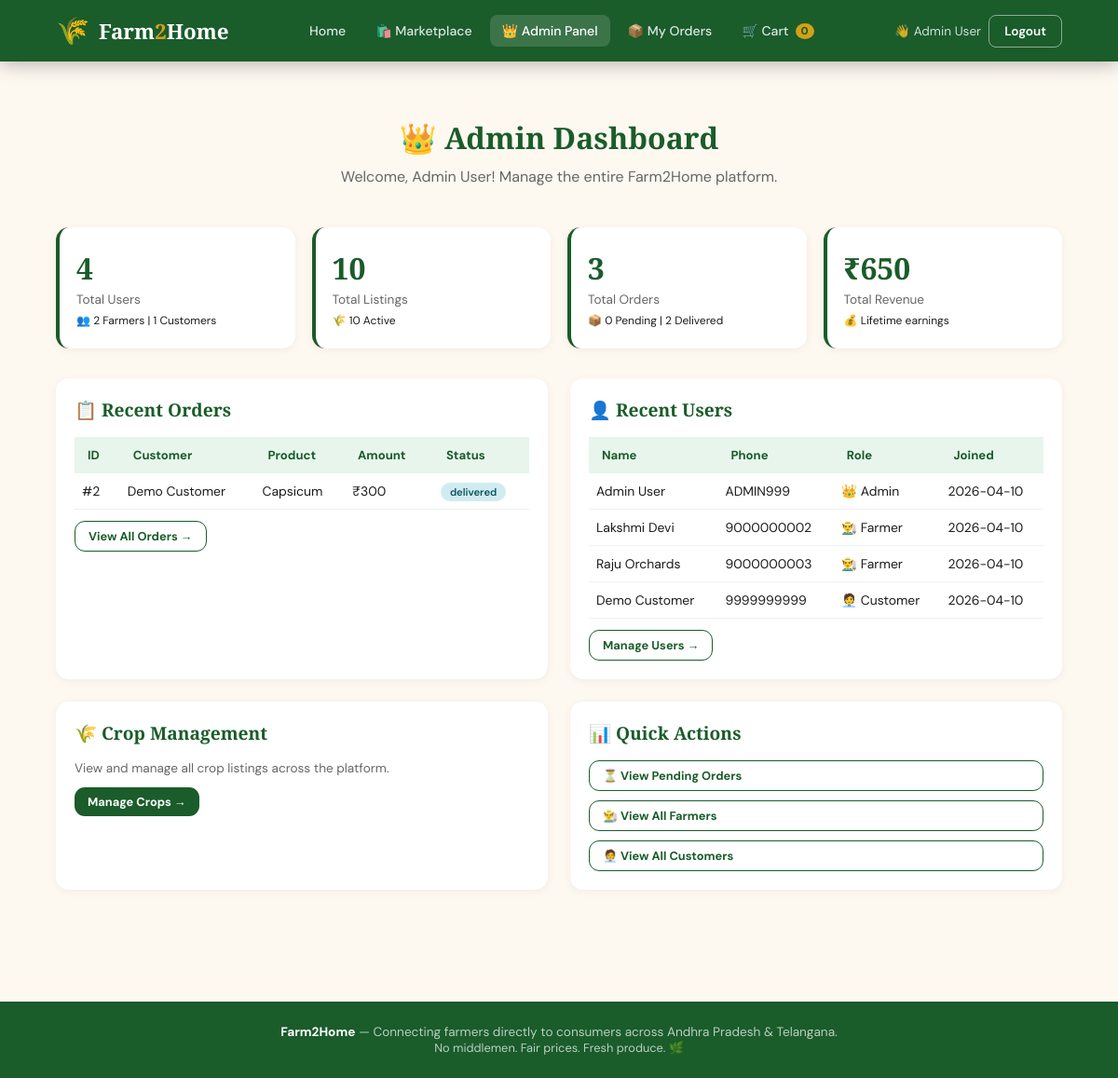
The page /admin/dashboard (signed in) on the database its author committed.
### tables this page shows
CREATE TABLE users (
        id INTEGER PRIMARY KEY AUTOINCREMENT,
        name TEXT NOT NULL,
        phone TEXT UNIQUE NOT NULL,
        password TEXT NOT NULL,
        role TEXT NOT NULL DEFAULT 'customer',
        location TEXT,
        district TEXT,
        language TEXT DEFAULT 'English',
        bank_account TEXT,
        ifsc TEXT,
        created_at TEXT DEFAULT CURRENT_TIMESTAMP
    );

CREATE TABLE orders (
        id INTEGER PRIMARY KEY AUTOINCREMENT,
        customer_id INTEGER NOT NULL,
        farmer_id INTEGER NOT NULL,
        crop_id INTEGER NOT NULL,
        quantity REAL NOT NULL,
        total_price REAL NOT NULL,
        status TEXT DEFAULT 'pending',
        delivery_address TEXT,
        created_at TEXT DEFAULT CURRENT_TIMESTAMP,
        FOREIGN KEY (customer_id) REFERENCES users(id),
        FOREIGN KEY (farmer_id) REFERENCES users(id),
        FOREIGN KEY (crop_id) REFERENCES crops(id)
    );

CREATE TABLE crops (
        id INTEGER PRIMARY KEY AUTOINCREMENT,
        farmer_id INTEGER NOT NULL,
        name TEXT NOT NULL,
        category TEXT NOT NULL,
        quantity REAL NOT NULL,
        price REAL NOT NULL,
        unit TEXT DEFAULT 'kg',
        harvest_date TEXT,
        location TEXT,
        description TEXT,
        is_organic INTEGER DEFAULT 0,
        min_order REAL DEFAULT 1,
        status TEXT DEFAULT 'active',
        emoji TEXT DEFAULT '🌾',
        created_at TEXT DEFAULT CURRENT_TIMESTAMP,
        FOREIGN KEY (farmer_id) REFERENCES users(id)
    );

### app.py (the view)
@app.route('/admin/dashboard')
@admin_required
def admin_dashboard():
    conn = get_db()
    stats = {
        'total_users': conn.execute("SELECT COUNT(*) FROM users").fetchone()[0],
        'total_farmers': conn.execute("SELECT COUNT(*) FROM users WHERE role='farmer'").fetchone()[0],
        'total_customers': conn.execute("SELECT COUNT(*) FROM users WHERE role='customer'").fetchone()[0],
        'total_crops': conn.execute("SELECT COUNT(*) FROM crops").fetchone()[0],
        'active_crops': conn.execute("SELECT COUNT(*) FROM crops WHERE status='active'").fetchone()[0],
        'total_orders': conn.execute("SELECT COUNT(*) FROM orders").fetchone()[0],
        'pending_orders': conn.execute("SELECT COUNT(*) FROM orders WHERE status='pending'").fetchone()[0],
        'delivered_orders': conn.execute("SELECT COUNT(*) FROM orders WHERE status='delivered'").fetchone()[0],
        'total_revenue': conn.execute("SELECT SUM(total_price) FROM orders WHERE status='delivered'").fetchone()[0] or 0,
    }
    recent_users = conn.execute("SELECT * FROM users ORDER BY created_at DESC LIMIT 10").fetchall()
    recent_orders = conn.execute("""
        SELECT o.*, c.name as crop_name, u.name as customer_name, f.name as farmer_name
        FROM orders o
        JOIN crops c ON o.crop_id = c.id
        JOIN users u ON o.customer_id = u.id
        JOIN users f ON o.farmer_id = f.id
        ORDER BY o.created_at DESC LIMIT 10
    """).fetchall()
    conn.close()
    return render_template('admin_dashboard.html', stats=stats, recent_users=recent_users, recent_orders=recent_orders)

### app.py (called while the page is built)
def get_db():
    conn = sqlite3.connect(DB_PATH)
    conn.row_factory = sqlite3.Row
    return conn

def admin_required(f):
    @wraps(f)
    def decorated(*args, **kwargs):
        if 'user_id' not in session:
            return redirect(url_for('login'))
        if session.get('role') != 'admin':
            flash('Access denied. Admin privileges required.', 'danger')
            return redirect(url_for('index'))
        return f(*args, **kwargs)
    return decorated

### templates/admin_dashboard.html (shortened to what this page needs)
{% extends 'base.html' %}
{% block content %}
<section class="section">
  <div class="section-header">
    <h2>👑 Admin Dashboard</h2>
    <p>Welcome, {{ session.name }}! Manage the entire Farm2Home platform.</p>
  </div>
  <div class="admin-stats">
    <div class="stat-card"><div class="value">{{ stats.total_users }}</div><div class="label">Total Users</div><div class="trend">👥 {{ stats.total_farmers }} Farmers | {{ stats.total_customers }} Customers</div></div>
    <div class="stat-card"><div class="value">{{ stats.total_crops }}</div><div class="label">Total Listings</div><div class="trend">🌾 {{ stats.active_crops }} Active</div></div>
    <div class="stat-card"><div class="value">{{ stats.total_orders }}</div><div class="label">Total Orders</div><div class="trend">📦 {{ stats.pending_orders }} Pending | {{ stats.delivered_orders }} Delivered</div></div>
    <div class="stat-card"><div class="value">₹{{ "%.0f"|format(stats.total_revenue) }}</div><div class="label">Total Revenue</div><div class="trend">💰 Lifetime earnings</div></div>
  </div>
  <div class="admin-grid">
    <div class="data-card">
      <h3>📋 Recent Orders</h3>
      <div class="table-wrap">
        <table class="table-mini">
          <thead><tr><th>ID</th><th>Customer</th><th>Product</th><th>Amount</th><th>Status</th></tr></thead>
          <tbody>
            {% for order in recent_orders[:5] %}
            <tr>
              <td>#{{ order.id }}</td>
              <td>{{ order.customer_name[:15] }}</td>
              <td>{{ order.crop_name }}</td>
              <td>₹{{ "%.0f"|format(order.total_price) }}</td>
              <td><span class="status-badge" style="background:#d1ecf1;color:#0c5460;">{{ order.status }}</span></td>
            </tr>
            {% endfor %}
          </tbody>
        </table>
      </div>
      <div style="margin-top:12px;"><a href="{{ url_for('admin_orders') }}" class="btn btn-outline btn-sm">View All Orders →</a></div>
    </div>
    <div class="data-card">
      <h3>👤 Recent Users</h3>
      <div class="table-wrap">
        <table class="table-mini">
          <thead><tr><th>Name</th><th>Phone</th><th>Role</th><th>Joined</th></tr></thead>
          <tbody>
            {% for user in recent_users[:5] %}
            <tr>
              <td>{{ user.name[:20] }}</td>
              <td>{{ user.phone }}</td>
              <td>{% if user.role == 'admin' %}👑 Admin{% elif user.role == 'farmer' %}👨‍🌾 Farmer{% else %}🧑‍💼 Customer{% endif %}</td>
              <td>{{ user.created_at[:10] }}</td>
            </tr>
            {% endfor %}
          </tbody>
        </table>
      </div>
      <div style="margin-top:12px;"><a href="{{ url_for('admin_users') }}" class="btn btn-outline btn-sm">Manage Users →</a></div>
    </div>
    <div class="data-card">
      <h3>🌾 Crop Management</h3>
      <p style="color:var(--muted);font-size:.85rem;margin-bottom:12px;">View and manage all crop listings across the platform.</p>
      <a href="{{ url_for('admin_crops') }}" class="btn btn-green btn-sm">Manage Crops →</a>
    </div>
    <div class="data-card">
      <h3>📊 Quick Actions</h3>
      <div style="display:flex;flex-direction:column;gap:10px;">
        <a href="{{ url_for('admin_orders') }}?status=pending" class="btn btn-outline btn-sm">⏳ View Pending Orders</a>
        <a href="{{ url_for('admin_users') }}?role=farmer" class="btn btn-outline btn-sm">👨‍🌾 View All Farmers</a>
        <a href="{{ url_for('admin_users') }}?role=customer" class="btn btn-outline btn-sm">🧑‍💼 View All Customers</a>
      </div>
    </div>
  </div>
</section>
{% endblock %}

### templates/base.html (shortened to what this page needs)
<!DOCTYPE html>
<html lang="en">
<head>
</head>
<body>
<nav>
  <a class="logo" href="{{ url_for('index') }}">
    <span class="logo-icon">🌾</span>
    <span class="logo-text">Farm<span>2</span>Home</span>
  </a>
  <ul>
    <li><a href="{{ url_for('index') }}" {% if request.endpoint=='index' %}class="active-link"{% endif %}>Home</a></li>
    <li><a href="{{ url_for('marketplace') }}" {% if request.endpoint=='marketplace' %}class="active-link"{% endif %}>🛍️ Marketplace</a></li>
{% if session.role == 'admin' %}
<li><a href="{{ url_for('admin_dashboard') }}" {% if 'admin' in request.endpoint %}class="active-link"{% endif %}>👑 Admin Panel</a></li>
{% endif %}
    {% if session.role == 'farmer' %}
    <li><a href="{{ url_for('farmer_dashboard') }}" {% if 'farmer' in request.endpoint %}class="active-link"{% endif %}>👨‍🌾 My Dashboard</a></li>
    {% else %}
    <li><a href="{{ url_for('my_orders') }}" {% if request.endpoint=='my_orders' %}class="active-link"{% endif %}>📦 My Orders</a></li>
    {% endif %}
    {% if session.user_id %}
    <li>
      <a href="{{ url_for('cart') }}" {% if request.endpoint=='cart' %}class="active-link"{% endif %}>
        🛒 Cart<span class="cart-badge" id="cart-count">0</span>
      </a>
    </li>
    {% endif %}
  </ul>
  <div class="nav-actions">
    {% if session.user_id %}
      <span style="color:rgba(255,255,255,.8);font-size:.85rem;">👋 {{ session.name }}</span>
      <a href="{{ url_for('logout') }}" class="btn-nav btn-login">Logout</a>
    {% else %}
      <a href="{{ url_for('login') }}" class="btn-nav btn-login">Login</a>
      <a href="{{ url_for('register') }}" class="btn-nav btn-signup">Sign Up</a>
    {% endif %}
  </div>
</nav>
{% block content %}{% endblock %}
<footer>
  <strong>Farm2Home</strong> — Connecting farmers directly to consumers across Andhra Pradesh & Telangana.<br/>
  <span style="font-size:.8rem;">No middlemen. Fair prices. Fresh produce. 🌿</span>
</footer>
</body>
</html>

### templates/base.html (style rules this page uses)
:root { --green:#1a5c2a;--green-light:#2d8a45;--green-pale:#e8f5ec; --earth:#7a4f2d;--cream:#fdf8f0;--gold:#d4a017;--red:#c0392b; --text:#1c1c1c;--muted:#666;--white:#fff; --radius:14px;--shadow:0 8px 32px rgba(0,0,0,.12); }
* { margin:0;padding:0;box-sizing:border-box; }
body { font-family:'DM Sans',sans-serif;background:var(--cream);color:var(--text); }
a { text-decoration:none;color:inherit; }
nav { background:var(--green);padding:0 5%;display:flex;align-items:center;justify-content:space-between;position:sticky;top:0;z-index:999;box-shadow:0 2px 20px rgba(0,0,0,.3); }
.logo { display:flex;align-items:center;gap:10px;padding:14px 0; }
.logo-icon { font-size:1.8rem; }
.logo-text { color:#fff;font-family:'Playfair Display',serif;font-size:1.4rem;font-weight:900; }
.logo-text span { color:var(--gold); }
nav ul { display:flex;gap:6px;list-style:none; }
nav ul li a { color:rgba(255,255,255,.85);padding:8px 13px;border-radius:8px;font-size:.88rem;font-weight:500;transition:.2s;display:flex;align-items:center;gap:5px; }
nav ul li a:hover, nav ul li a.active-link { background:rgba(255,255,255,.15);color:#fff; }
.nav-actions { display:flex;gap:8px;align-items:center; }
.btn-nav { padding:8px 16px;border-radius:8px;border:none;cursor:pointer;font-family:'DM Sans',sans-serif;font-weight:600;font-size:.85rem;transition:.2s; }
.btn-login { background:transparent;border:1.5px solid rgba(255,255,255,.5);color:#fff; }
.cart-badge { background:var(--gold);color:var(--green);border-radius:50%;padding:1px 6px;font-size:.72rem;font-weight:800;margin-left:2px; }
.btn { display:inline-block;padding:11px 22px;border-radius:11px;border:none;cursor:pointer;font-family:'DM Sans',sans-serif;font-weight:700;font-size:.9rem;transition:.2s; }
.btn-green { background:var(--green);color:#fff; }
.btn-outline { background:transparent;border:1.5px solid var(--green);color:var(--green); }
.btn-sm { padding:7px 14px;font-size:.8rem; }
.table-wrap { overflow-x:auto; }
table { width:100%;border-collapse:collapse; }
th { background:var(--green-pale);color:var(--green);padding:11px 14px;text-align:left;font-size:.82rem;font-weight:700; }
td { padding:12px 14px;border-bottom:1px solid #f0f0f0;font-size:.87rem; }
footer { background:var(--green);color:rgba(255,255,255,.7);text-align:center;padding:24px 5%;font-size:.85rem;margin-top:60px; }
footer strong { color:#fff; }
.section { padding:60px 5%; }
.section-header { text-align:center;margin-bottom:44px; }
.section-header h2 { font-family:'Playfair Display',serif;font-size:2rem;color:var(--green);margin-bottom:10px; }
.section-header p { color:var(--muted);max-width:500px;margin:0 auto; }

### templates/admin_dashboard.html (style rules this page uses)
.admin-stats { display:grid;grid-template-columns:repeat(auto-fit,minmax(200px,1fr));gap:18px;margin-bottom:32px; }
.stat-card { background:#fff;border-radius:var(--radius);padding:22px 18px;box-shadow:0 2px 10px rgba(0,0,0,.05);border-left:4px solid var(--green); }
.stat-card .value { font-family:'Playfair Display',serif;font-size:2rem;font-weight:900;color:var(--green); }
.stat-card .label { color:var(--muted);font-size:.85rem;margin-top:4px; }
.stat-card .trend { font-size:.75rem;margin-top:6px; }
.admin-grid { display:grid;grid-template-columns:repeat(auto-fit,minmax(400px,1fr));gap:24px; }
.data-card { background:#fff;border-radius:var(--radius);padding:20px;box-shadow:0 2px 10px rgba(0,0,0,.05); }
.data-card h3 { font-family:'Playfair Display',serif;color:var(--green);margin-bottom:16px;font-size:1.2rem; }
.table-mini { font-size:.85rem; }
.table-mini td { padding:10px 8px; }
.status-badge { padding:3px 10px;border-radius:20px;font-size:.7rem;font-weight:600; }

### rows shown on the page
users: name "Admin User", phone "ADMIN999", role "👑 Admin", created_at "2026-04-10"
orders: id "2", name "Demo Customer", crop_name "Capsicum", total_price "300", status "delivered"
users: name "Lakshmi Devi", phone "9000000002", role "👨‍🌾 Farmer", created_at "2026-04-10"
users: name "Raju Orchards", phone "9000000003", role "👨‍🌾 Farmer", created_at "2026-04-10"
users: name "Demo Customer", phone "9999999999", role "🧑‍💼 Customer", created_at "2026-04-10"

### other values the page prints
{{ stats.total_users }} "4"
{{ stats.total_farmers }} "2"
{{ stats.total_customers }} "1"
{{ stats.total_crops }} "10"
{{ stats.active_crops }} "10"
{{ stats.total_orders }} "3"
{{ stats.pending_orders }} "0"
{{ stats.delivered_orders }} "2"
{{ "%.0f"|format(stats.total_revenue) }} "650"
